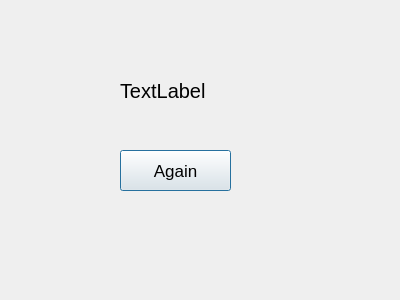
<?xml version="1.0" encoding="UTF-8"?>
<ui version="4.0">
 <class>ScoreScreen</class>
 <widget class="QWidget" name="ScoreScreen">
  <property name="geometry">
   <rect>
    <x>0</x>
    <y>0</y>
    <width>400</width>
    <height>300</height>
   </rect>
  </property>
  <property name="windowTitle">
   <string>Form</string>
  </property>
  <widget class="QLabel" name="scoreLabel">
   <property name="geometry">
    <rect>
     <x>120</x>
     <y>70</y>
     <width>151</width>
     <height>41</height>
    </rect>
   </property>
   <property name="font">
    <font>
     <pointsize>15</pointsize>
    </font>
   </property>
   <property name="text">
    <string>TextLabel</string>
   </property>
  </widget>
  <widget class="QPushButton" name="againPushButton">
   <property name="geometry">
    <rect>
     <x>120</x>
     <y>150</y>
     <width>111</width>
     <height>41</height>
    </rect>
   </property>
   <property name="font">
    <font>
     <pointsize>13</pointsize>
    </font>
   </property>
   <property name="text">
    <string>Again</string>
   </property>
   <property name="autoDefault">
    <bool>true</bool>
   </property>
   <property name="default">
    <bool>true</bool>
   </property>
  </widget>
 </widget>
 <resources/>
 <connections/>
</ui>
